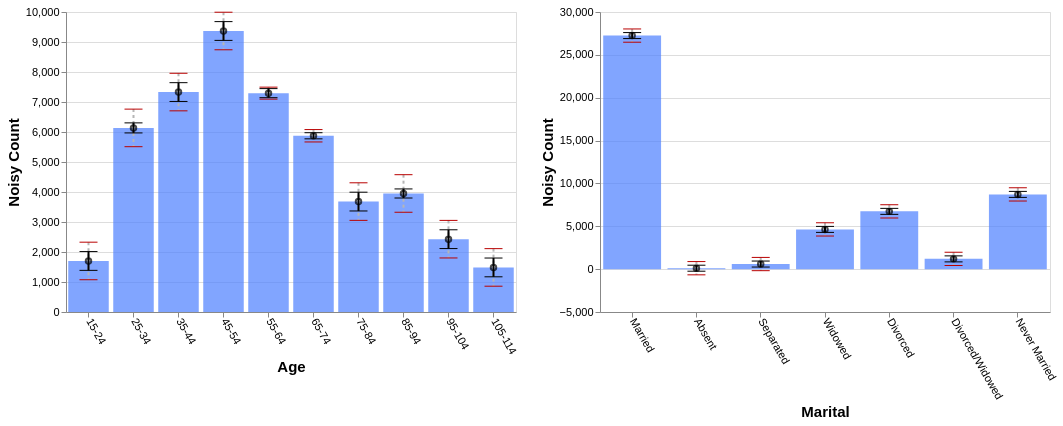

Source (Vega-Lite JSON):
### Vega-Lite specification from a JSON file in a GitHub repository (floating-point values rounded to 4 significant figures)
{"config": {"view": {"continuousWidth": 400, "continuousHeight": 300}, "axis": {"labelFontSize": 11, "titleFontSize": 15}, "axisBottom": {"labelAngle": 60}}, "hconcat": [{"layer": [{"mark": "bar", "encoding": {"color": {"value": "transparent"}, "tooltip": [{"aggregate": "sum", "field": "noisy_count", "title": "noisy count", "type": "quantitative"}, {"aggregate": "sum", "field": "noisy_count_prev", "title": "prev count", "type": "quantitative"}, {"aggregate": "sum", "field": "error", "title": "current error", "type": "quantitative"}, {"aggregate": "sum", "field": "error_prev", "title": "prev error", "type": "quantitative"}], "x": {"field": "age", "sort": null, "title": "Age", "type": "ordinal"}}, "height": 300, "selection": {"selector601": {"type": "interval", "encodings": ["x"]}}, "transform": [{"filter": {"selection": "selector602"}}], "width": 450}, {"mark": {"type": "bar", "color": "gray", "opacity": 0}, "encoding": {"x": {"field": "age", "sort": null, "title": "Age", "type": "ordinal"}, "y": {"aggregate": "sum", "field": "noisy_count_prev", "type": "quantitative"}}, "transform": [{"filter": {"selection": "selector602"}}]}, {"mark": {"type": "bar", "color": "#4C7FFF", "opacity": 0.7}, "encoding": {"x": {"field": "age", "sort": null, "title": "Age", "type": "ordinal"}, "y": {"aggregate": "sum", "field": "noisy_count", "type": "quantitative"}}, "transform": [{"filter": {"selection": "selector602"}}]}, {"mark": {"type": "point", "color": "black", "opacity": 0.7}, "encoding": {"x": {"field": "age", "sort": null, "title": "Age", "type": "ordinal"}, "y": {"aggregate": "sum", "field": "noisy_count", "title": "Noisy Count", "type": "quantitative"}}, "transform": [{"filter": {"selection": "selector602"}}]}, {"mark": {"type": "rule", "color": "#B6B6B6", "size": 2, "strokeDash": [3, 3]}, "encoding": {"x": {"field": "age", "sort": null, "title": "Age", "type": "ordinal"}, "y": {"aggregate": "sum", "field": "plus_error_prev_age", "title": "", "type": "quantitative"}, "y2": {"aggregate": "sum", "field": "minus_error_prev_age", "title": ""}}, "transform": [{"filter": {"selection": "selector602"}}]}, {"mark": {"type": "tick", "color": "#B90000", "size": 0, "strokeDash": [1, 1]}, "encoding": {"x": {"field": "age", "sort": null, "title": "Age", "type": "ordinal"}, "y": {"aggregate": "sum", "field": "plus_error_prev_age", "type": "quantitative"}}, "transform": [{"filter": {"selection": "selector602"}}]}, {"mark": {"type": "tick", "color": "#B90000", "size": 0, "strokeDash": [3, 1]}, "encoding": {"x": {"field": "age", "sort": null, "title": "Age", "type": "ordinal"}, "y": {"aggregate": "sum", "field": "minus_error_prev_age", "type": "quantitative"}}, "transform": [{"filter": {"selection": "selector602"}}]}, {"mark": {"type": "rule", "color": "black", "size": 2}, "encoding": {"x": {"field": "age", "sort": null, "title": "Age", "type": "ordinal"}, "y": {"aggregate": "sum", "field": "plus_error", "title": "", "type": "quantitative"}, "y2": {"aggregate": "sum", "field": "minus_error", "title": ""}}, "transform": [{"filter": {"selection": "selector602"}}]}, {"mark": {"type": "tick", "color": "black", "width": 0}, "encoding": {"x": {"field": "age", "sort": null, "title": "Age", "type": "ordinal"}, "y": {"aggregate": "sum", "field": "plus_error", "type": "quantitative"}}, "transform": [{"filter": {"selection": "selector602"}}]}, {"mark": {"type": "tick", "color": "black", "width": 0}, "encoding": {"x": {"field": "age", "sort": null, "title": "Age", "type": "ordinal"}, "y": {"aggregate": "sum", "field": "minus_error", "type": "quantitative"}}, "transform": [{"filter": {"selection": "selector602"}}]}]}, {"layer": [{"mark": "bar", "encoding": {"color": {"value": "transparent"}, "tooltip": [{"aggregate": "sum", "field": "noisy_count", "title": "noisy count", "type": "quantitative"}, {"aggregate": "sum", "field": "noisy_count_prev", "title": "prev count", "type": "quantitative"}, {"aggregate": "sum", "field": "error", "title": "current error", "type": "quantitative"}, {"aggregate": "sum", "field": "error_prev", "title": "prev error", "type": "quantitative"}], "x": {"field": "marital", "sort": null, "title": "Marital", "type": "ordinal"}}, "height": 300, "selection": {"selector602": {"type": "interval", "encodings": ["x"]}}, "transform": [{"filter": {"selection": "selector601"}}], "width": 450}, {"mark": {"type": "bar", "color": "gray", "opacity": 0}, "encoding": {"x": {"field": "marital", "sort": null, "title": "Marital", "type": "ordinal"}, "y": {"aggregate": "sum", "field": "noisy_count_prev", "type": "quantitative"}}, "transform": [{"filter": {"selection": "selector601"}}]}, {"mark": {"type": "bar", "color": "#4C7FFF", "opacity": 0.7}, "encoding": {"x": {"field": "marital", "sort": null, "title": "Marital", "type": "ordinal"}, "y": {"aggregate": "sum", "field": "noisy_count", "type": "quantitative"}}, "transform": [{"filter": {"selection": "selector601"}}]}, {"mark": {"type": "point", "color": "black", "opacity": 0.7}, "encoding": {"x": {"field": "marital", "sort": null, "title": "Marital", "type": "ordinal"}, "y": {"aggregate": "sum", "field": "noisy_count", "title": "Noisy Count", "type": "quantitative"}}, "transform": [{"filter": {"selection": "selector601"}}]}, {"mark": {"type": "rule", "color": "#B6B6B6", "size": 2, "strokeDash": [3, 3]}, "encoding": {"x": {"field": "marital", "sort": null, "title": "Marital", "type": "ordinal"}, "y": {"aggregate": "sum", "field": "plus_error_prev_marital", "title": "", "type": "quantitative"}, "y2": {"aggregate": "sum", "field": "minus_error_prev_marital", "title": ""}}, "transform": [{"filter": {"selection": "selector601"}}]}, {"mark": {"type": "tick", "color": "#B90000", "size": 0, "strokeDash": [1, 1]}, "encoding": {"x": {"field": "marital", "sort": null, "title": "Marital", "type": "ordinal"}, "y": {"aggregate": "sum", "field": "plus_error_prev_marital", "type": "quantitative"}}, "transform": [{"filter": {"selection": "selector601"}}]}, {"mark": {"type": "tick", "color": "#B90000", "size": 0, "strokeDash": [3, 1]}, "encoding": {"x": {"field": "marital", "sort": null, "title": "Marital", "type": "ordinal"}, "y": {"aggregate": "sum", "field": "minus_error_prev_marital", "type": "quantitative"}}, "transform": [{"filter": {"selection": "selector601"}}]}, {"mark": {"type": "rule", "color": "black", "size": 2}, "encoding": {"x": {"field": "marital", "sort": null, "title": "Marital", "type": "ordinal"}, "y": {"aggregate": "sum", "field": "plus_error", "title": "", "type": "quantitative"}, "y2": {"aggregate": "sum", "field": "minus_error", "title": ""}}, "transform": [{"filter": {"selection": "selector601"}}]}, {"mark": {"type": "tick", "color": "black", "width": 0}, "encoding": {"x": {"field": "marital", "sort": null, "title": "Marital", "type": "ordinal"}, "y": {"aggregate": "sum", "field": "plus_error", "type": "quantitative"}}, "transform": [{"filter": {"selection": "selector601"}}]}, {"mark": {"type": "tick", "color": "black", "width": 0}, "encoding": {"x": {"field": "marital", "sort": null, "title": "Marital", "type": "ordinal"}, "y": {"aggregate": "sum", "field": "minus_error", "type": "quantitative"}}, "transform": [{"filter": {"selection": "selector601"}}]}]}], "data": {"name": "data-17d5973e6595dff30efa16244267a38d"}, "$schema": "https://vega.github.io/schema/vega-lite/v4.17.0.json", "datasets": {"data-17d5973e6595dff30efa16244267a38d": [{"age": "15-24", "marital": "Married", "noisy_count": 379.7, "true_count": 295.0, "plus_error": 424.4, "minus_error": 335.0, "error": 44.7, "noisy_count_prev": 470.5, "true_count_prev": 295.0, "plus_error_prev": 559.9, "minus_error_prev": 381.1, "error_prev": 89.4, "plus_error_prev_age": 544.5, "minus_error_prev_age": 365.7, "plus_error_prev_marital": 542.0, "minus_error_prev_marital": 363.2}, {"age": "15-24", "marital": "Absent", "noisy_count": 16.3, "true_count": 13.0, "plus_error": 61.1, "minus_error": -28.4, "error": 44.7, "noisy_count_prev": 6.4, "true_count_prev": 13.0, "plus_error_prev": 95.8, "minus_error_prev": -83.1, "error_prev": 89.4, "plus_error_prev_age": 80.41, "minus_error_prev_age": -98.49, "plus_error_prev_marital": 92.3, "minus_error_prev_marital": -86.6}, {"age": "15-24", "marital": "Separated", "noisy_count": -6.4, "true_count": 18.0, "plus_error": 38.3, "minus_error": -51.1, "error": 44.7, "noisy_count_prev": -23.8, "true_count_prev": 18.0, "plus_error_prev": 65.6, "minus_error_prev": -113.2, "error_prev": 89.4, "plus_error_prev_age": 50.21, "minus_error_prev_age": -128.6, "plus_error_prev_marital": 75.01, "minus_error_prev_marital": -103.8}, {"age": "15-24", "marital": "Widowed", "noisy_count": -8.5, "true_count": 2.0, "plus_error": 36.2, "minus_error": -53.3, "error": 44.7, "noisy_count_prev": 44.5, "true_count_prev": 2.0, "plus_error_prev": 133.9, "minus_error_prev": -44.9, "error_prev": 89.4, "plus_error_prev_age": 118.5, "minus_error_prev_age": -60.29, "plus_error_prev_marital": 128.7, "minus_error_prev_marital": -50.09}, {"age": "15-24", "marital": "Divorced", "noisy_count": 114.7, "true_count": 22.0, "plus_error": 159.4, "minus_error": 70.0, "error": 44.7, "noisy_count_prev": 67.2, "true_count_prev": 22.0, "plus_error_prev": 156.7, "minus_error_prev": -22.2, "error_prev": 89.4, "plus_error_prev_age": 141.3, "minus_error_prev_age": -37.59, "plus_error_prev_marital": 161.3, "minus_error_prev_marital": -17.64}, {"age": "15-24", "marital": "Divorced/Widowed", "noisy_count": 22.6, "true_count": 16.0, "plus_error": 67.3, "minus_error": -22.2, "error": 44.7, "noisy_count_prev": 79.4, "true_count_prev": 16.0, "plus_error_prev": 168.9, "minus_error_prev": -10.0, "error_prev": 89.4, "plus_error_prev_age": 153.5, "minus_error_prev_age": -25.39, "plus_error_prev_marital": 134.2, "minus_error_prev_marital": -44.73}, {"age": "15-24", "marital": "Never Married", "noisy_count": 1183.0, "true_count": 1190.0, "plus_error": 1228.0, "minus_error": 1138.0, "error": 44.7, "noisy_count_prev": 1165.0, "true_count_prev": 1190.0, "plus_error_prev": 1254.0, "minus_error_prev": 1076.0, "error_prev": 89.4, "plus_error_prev_age": 1239.0, "minus_error_prev_age": 1060.0, "plus_error_prev_marital": 1224.0, "minus_error_prev_marital": 1046.0}, {"age": "25-34", "marital": "Married", "noisy_count": 2803.0, "true_count": 2764.0, "plus_error": 2827.0, "minus_error": 2779.0, "error": 23.9, "noisy_count_prev": 2924.0, "true_count_prev": 2764.0, "plus_error_prev": 3013.0, "minus_error_prev": 2834.0, "error_prev": 89.4, "plus_error_prev_age": 3016.0, "minus_error_prev_age": 2837.0, "plus_error_prev_marital": 2995.0, "minus_error_prev_marital": 2817.0}, {"age": "25-34", "marital": "Absent", "noisy_count": 8.0, "true_count": 33.0, "plus_error": 31.9, "minus_error": -15.9, "error": 23.9, "noisy_count_prev": 4.3, "true_count_prev": 33.0, "plus_error_prev": 93.7, "minus_error_prev": -85.2, "error_prev": 89.4, "plus_error_prev_age": 96.6, "minus_error_prev_age": -82.3, "plus_error_prev_marital": 90.2, "minus_error_prev_marital": -88.7}, {"age": "25-34", "marital": "Separated", "noisy_count": 73.8, "true_count": 77.0, "plus_error": 97.7, "minus_error": 49.9, "error": 23.9, "noisy_count_prev": 158.1, "true_count_prev": 77.0, "plus_error_prev": 247.5, "minus_error_prev": 68.6, "error_prev": 89.4, "plus_error_prev_age": 250.4, "minus_error_prev_age": 71.5, "plus_error_prev_marital": 256.9, "minus_error_prev_marital": 78.01}, {"age": "25-34", "marital": "Widowed", "noisy_count": -15.6, "true_count": 11.0, "plus_error": 8.3, "minus_error": -39.5, "error": 23.9, "noisy_count_prev": -151.2, "true_count_prev": 11.0, "plus_error_prev": -61.8, "minus_error_prev": -240.7, "error_prev": 89.4, "plus_error_prev_age": -58.9, "minus_error_prev_age": -237.8, "plus_error_prev_marital": -66.99, "minus_error_prev_marital": -245.9}, {"age": "25-34", "marital": "Divorced", "noisy_count": 330.4, "true_count": 372.0, "plus_error": 354.3, "minus_error": 306.5, "error": 23.9, "noisy_count_prev": 217.4, "true_count_prev": 372.0, "plus_error_prev": 306.8, "minus_error_prev": 127.9, "error_prev": 89.4, "plus_error_prev_age": 309.7, "minus_error_prev_age": 130.8, "plus_error_prev_marital": 311.4, "minus_error_prev_marital": 132.5}, {"age": "25-34", "marital": "Divorced/Widowed", "noisy_count": 220.5, "true_count": 189.0, "plus_error": 244.5, "minus_error": 196.6, "error": 23.9, "noisy_count_prev": 218.7, "true_count_prev": 189.0, "plus_error_prev": 308.1, "minus_error_prev": 129.2, "error_prev": 89.4, "plus_error_prev_age": 311.0, "minus_error_prev_age": 132.1, "plus_error_prev_marital": 273.4, "minus_error_prev_marital": 94.47}, {"age": "25-34", "marital": "Never Married", "noisy_count": 2716.0, "true_count": 2691.0, "plus_error": 2740.0, "minus_error": 2692.0, "error": 23.9, "noisy_count_prev": 2745.0, "true_count_prev": 2691.0, "plus_error_prev": 2835.0, "minus_error_prev": 2656.0, "error_prev": 89.4, "plus_error_prev_age": 2838.0, "minus_error_prev_age": 2659.0, "plus_error_prev_marital": 2805.0, "minus_error_prev_marital": 2626.0}, {"age": "35-44", "marital": "Married", "noisy_count": 4308.0, "true_count": 4273.0, "plus_error": 4353.0, "minus_error": 4263.0, "error": 44.7, "noisy_count_prev": 4343.0, "true_count_prev": 4273.0, "plus_error_prev": 4433.0, "minus_error_prev": 4254.0, "error_prev": 89.4, "plus_error_prev_age": 4409.0, "minus_error_prev_age": 4230.0, "plus_error_prev_marital": 4415.0, "minus_error_prev_marital": 4236.0}, {"age": "35-44", "marital": "Absent", "noisy_count": 106.8, "true_count": 31.0, "plus_error": 151.5, "minus_error": 62.1, "error": 44.7, "noisy_count_prev": 94.1, "true_count_prev": 31.0, "plus_error_prev": 183.5, "minus_error_prev": 4.6, "error_prev": 89.4, "plus_error_prev_age": 159.6, "minus_error_prev_age": -19.27, "plus_error_prev_marital": 180.0, "minus_error_prev_marital": 1.1}, {"age": "35-44", "marital": "Separated", "noisy_count": 69.8, "true_count": 96.0, "plus_error": 114.5, "minus_error": 25.1, "error": 44.7, "noisy_count_prev": -63.1, "true_count_prev": 96.0, "plus_error_prev": 26.4, "minus_error_prev": -152.5, "error_prev": 89.4, "plus_error_prev_age": 2.529, "minus_error_prev_age": -176.4, "plus_error_prev_marital": 35.81, "minus_error_prev_marital": -143.1}, {"age": "35-44", "marital": "Widowed", "noisy_count": 47.0, "true_count": 57.0, "plus_error": 91.7, "minus_error": 2.3, "error": 44.7, "noisy_count_prev": 142.1, "true_count_prev": 57.0, "plus_error_prev": 231.6, "minus_error_prev": 52.7, "error_prev": 89.4, "plus_error_prev_age": 207.7, "minus_error_prev_age": 28.83, "plus_error_prev_marital": 226.4, "minus_error_prev_marital": 47.51}, {"age": "35-44", "marital": "Divorced", "noisy_count": 893.4, "true_count": 905.0, "plus_error": 938.1, "minus_error": 848.6, "error": 44.7, "noisy_count_prev": 872.4, "true_count_prev": 905.0, "plus_error_prev": 961.9, "minus_error_prev": 783.0, "error_prev": 89.4, "plus_error_prev_age": 938.0, "minus_error_prev_age": 759.1, "plus_error_prev_marital": 966.5, "minus_error_prev_marital": 787.6}, {"age": "35-44", "marital": "Divorced/Widowed", "noisy_count": 261.8, "true_count": 286.0, "plus_error": 306.5, "minus_error": 217.0, "error": 44.7, "noisy_count_prev": 310.7, "true_count_prev": 286.0, "plus_error_prev": 400.1, "minus_error_prev": 221.3, "error_prev": 89.4, "plus_error_prev_age": 376.2, "minus_error_prev_age": 197.4, "plus_error_prev_marital": 365.4, "minus_error_prev_marital": 186.6}, {"age": "35-44", "marital": "Never Married", "noisy_count": 1645.0, "true_count": 1684.0, "plus_error": 1689.0, "minus_error": 1600.0, "error": 44.7, "noisy_count_prev": 1799.0, "true_count_prev": 1684.0, "plus_error_prev": 1888.0, "minus_error_prev": 1710.0, "error_prev": 89.4, "plus_error_prev_age": 1865.0, "minus_error_prev_age": 1686.0, "plus_error_prev_marital": 1858.0, "minus_error_prev_marital": 1680.0}, {"age": "45-54", "marital": "Married", "noisy_count": 5526.0, "true_count": 5589.0, "plus_error": 5570.0, "minus_error": 5481.0, "error": 44.7, "noisy_count_prev": 5542.0, "true_count_prev": 5589.0, "plus_error_prev": 5632.0, "minus_error_prev": 5453.0, "error_prev": 89.4, "plus_error_prev_age": 5637.0, "minus_error_prev_age": 5458.0, "plus_error_prev_marital": 5614.0, "minus_error_prev_marital": 5435.0}, {"age": "45-54", "marital": "Absent", "noisy_count": 81.8, "true_count": 27.0, "plus_error": 126.5, "minus_error": 37.0, "error": 44.7, "noisy_count_prev": 87.5, "true_count_prev": 27.0, "plus_error_prev": 176.9, "minus_error_prev": -1.9, "error_prev": 89.4, "plus_error_prev_age": 182.5, "minus_error_prev_age": 3.671, "plus_error_prev_marital": 173.4, "minus_error_prev_marital": -5.4}, {"age": "45-54", "marital": "Separated", "noisy_count": 184.3, "true_count": 156.0, "plus_error": 229.0, "minus_error": 139.6, "error": 44.7, "noisy_count_prev": 154.6, "true_count_prev": 156.0, "plus_error_prev": 244.0, "minus_error_prev": 65.1, "error_prev": 89.4, "plus_error_prev_age": 249.6, "minus_error_prev_age": 70.67, "plus_error_prev_marital": 253.4, "minus_error_prev_marital": 74.51}, {"age": "45-54", "marital": "Widowed", "noisy_count": 129.8, "true_count": 143.0, "plus_error": 174.5, "minus_error": 85.1, "error": 44.7, "noisy_count_prev": 168.5, "true_count_prev": 143.0, "plus_error_prev": 257.9, "minus_error_prev": 79.0, "error_prev": 89.4, "plus_error_prev_age": 263.5, "minus_error_prev_age": 84.57, "plus_error_prev_marital": 252.7, "minus_error_prev_marital": 73.81}, {"age": "45-54", "marital": "Divorced", "noisy_count": 1660.0, "true_count": 1715.0, "plus_error": 1704.0, "minus_error": 1615.0, "error": 44.7, "noisy_count_prev": 1536.0, "true_count_prev": 1715.0, "plus_error_prev": 1625.0, "minus_error_prev": 1446.0, "error_prev": 89.4, "plus_error_prev_age": 1631.0, "minus_error_prev_age": 1452.0, "plus_error_prev_marital": 1630.0, "minus_error_prev_marital": 1451.0}, {"age": "45-54", "marital": "Divorced/Widowed", "noisy_count": 344.7, "true_count": 379.0, "plus_error": 389.4, "minus_error": 300.0, "error": 44.7, "noisy_count_prev": 416.7, "true_count_prev": 379.0, "plus_error_prev": 506.2, "minus_error_prev": 327.3, "error_prev": 89.4, "plus_error_prev_age": 511.8, "minus_error_prev_age": 332.9, "plus_error_prev_marital": 471.5, "minus_error_prev_marital": 292.6}, {"age": "45-54", "marital": "Never Married", "noisy_count": 1441.0, "true_count": 1324.0, "plus_error": 1486.0, "minus_error": 1396.0, "error": 44.7, "noisy_count_prev": 1423.0, "true_count_prev": 1324.0, "plus_error_prev": 1512.0, "minus_error_prev": 1333.0, "error_prev": 89.4, "plus_error_prev_age": 1518.0, "minus_error_prev_age": 1339.0, "plus_error_prev_marital": 1482.0, "minus_error_prev_marital": 1303.0}, {"age": "55-64", "marital": "Married", "noisy_count": 4525.0, "true_count": 4513.0, "plus_error": 4547.0, "minus_error": 4504.0, "error": 21.6, "noisy_count_prev": 4524.0, "true_count_prev": 4513.0, "plus_error_prev": 4552.0, "minus_error_prev": 4495.0, "error_prev": 28.5, "plus_error_prev_age": 4553.0, "minus_error_prev_age": 4495.0, "plus_error_prev_marital": 4534.0, "minus_error_prev_marital": 4477.0}, {"age": "55-64", "marital": "Absent", "noisy_count": 36.6, "true_count": 10.0, "plus_error": 58.2, "minus_error": 14.9, "error": 21.6, "noisy_count_prev": 20.9, "true_count_prev": 10.0, "plus_error_prev": 49.5, "minus_error_prev": -7.6, "error_prev": 28.5, "plus_error_prev_age": 49.99, "minus_error_prev_age": -7.114, "plus_error_prev_marital": 46.0, "minus_error_prev_marital": -11.1}, {"age": "55-64", "marital": "Separated", "noisy_count": 83.7, "true_count": 106.0, "plus_error": 105.3, "minus_error": 62.0, "error": 21.6, "noisy_count_prev": 102.7, "true_count_prev": 106.0, "plus_error_prev": 131.3, "minus_error_prev": 74.2, "error_prev": 28.5, "plus_error_prev_age": 131.8, "minus_error_prev_age": 74.69, "plus_error_prev_marital": 140.7, "minus_error_prev_marital": 83.61}, {"age": "55-64", "marital": "Widowed", "noisy_count": 207.8, "true_count": 210.0, "plus_error": 229.4, "minus_error": 186.2, "error": 21.6, "noisy_count_prev": 202.3, "true_count_prev": 210.0, "plus_error_prev": 230.8, "minus_error_prev": 173.7, "error_prev": 28.5, "plus_error_prev_age": 231.3, "minus_error_prev_age": 174.2, "plus_error_prev_marital": 225.6, "minus_error_prev_marital": 168.5}, {"age": "55-64", "marital": "Divorced", "noisy_count": 1508.0, "true_count": 1509.0, "plus_error": 1530.0, "minus_error": 1486.0, "error": 21.6, "noisy_count_prev": 1509.0, "true_count_prev": 1509.0, "plus_error_prev": 1537.0, "minus_error_prev": 1480.0, "error_prev": 28.5, "plus_error_prev_age": 1538.0, "minus_error_prev_age": 1481.0, "plus_error_prev_marital": 1542.0, "minus_error_prev_marital": 1485.0}, {"age": "55-64", "marital": "Divorced/Widowed", "noisy_count": 196.7, "true_count": 241.0, "plus_error": 218.3, "minus_error": 175.1, "error": 21.6, "noisy_count_prev": 181.2, "true_count_prev": 241.0, "plus_error_prev": 209.8, "minus_error_prev": 152.7, "error_prev": 28.5, "plus_error_prev_age": 210.3, "minus_error_prev_age": 153.2, "plus_error_prev_marital": 175.1, "minus_error_prev_marital": 118.0}, {"age": "55-64", "marital": "Never Married", "noisy_count": 737.5, "true_count": 730.0, "plus_error": 759.1, "minus_error": 715.9, "error": 21.6, "noisy_count_prev": 752.7, "true_count_prev": 730.0, "plus_error_prev": 781.2, "minus_error_prev": 724.2, "error_prev": 28.5, "plus_error_prev_age": 781.7, "minus_error_prev_age": 724.7, "plus_error_prev_marital": 751.3, "minus_error_prev_marital": 694.3}, {"age": "65-74", "marital": "Married", "noisy_count": 3654.0, "true_count": 3666.0, "plus_error": 3669.0, "minus_error": 3640.0, "error": 14.6, "noisy_count_prev": 3660.0, "true_count_prev": 3666.0, "plus_error_prev": 3689.0, "minus_error_prev": 3630.0, "error_prev": 29.5, "plus_error_prev_age": 3693.0, "minus_error_prev_age": 3634.0, "plus_error_prev_marital": 3671.0, "minus_error_prev_marital": 3612.0}, {"age": "65-74", "marital": "Absent", "noisy_count": 5.7, "true_count": 1.0, "plus_error": 20.2, "minus_error": -8.9, "error": 14.6, "noisy_count_prev": -32.4, "true_count_prev": 1.0, "plus_error_prev": -2.9, "minus_error_prev": -61.9, "error_prev": 29.5, "plus_error_prev_age": 0.7429, "minus_error_prev_age": -58.26, "plus_error_prev_marital": -6.4, "minus_error_prev_marital": -65.4}, {"age": "65-74", "marital": "Separated", "noisy_count": 79.7, "true_count": 84.0, "plus_error": 94.3, "minus_error": 65.1, "error": 14.6, "noisy_count_prev": 93.0, "true_count_prev": 84.0, "plus_error_prev": 122.5, "minus_error_prev": 63.5, "error_prev": 29.5, "plus_error_prev_age": 126.1, "minus_error_prev_age": 67.14, "plus_error_prev_marital": 131.9, "minus_error_prev_marital": 72.91}, {"age": "65-74", "marital": "Widowed", "noisy_count": 410.7, "true_count": 406.0, "plus_error": 425.2, "minus_error": 396.1, "error": 14.6, "noisy_count_prev": 387.9, "true_count_prev": 406.0, "plus_error_prev": 417.4, "minus_error_prev": 358.5, "error_prev": 29.5, "plus_error_prev_age": 421.0, "minus_error_prev_age": 362.1, "plus_error_prev_marital": 412.2, "minus_error_prev_marital": 353.3}, {"age": "65-74", "marital": "Divorced", "noisy_count": 1167.0, "true_count": 1161.0, "plus_error": 1181.0, "minus_error": 1152.0, "error": 14.6, "noisy_count_prev": 1154.0, "true_count_prev": 1161.0, "plus_error_prev": 1183.0, "minus_error_prev": 1124.0, "error_prev": 29.5, "plus_error_prev_age": 1187.0, "minus_error_prev_age": 1128.0, "plus_error_prev_marital": 1188.0, "minus_error_prev_marital": 1129.0}, {"age": "65-74", "marital": "Divorced/Widowed", "noisy_count": 140.0, "true_count": 150.0, "plus_error": 154.5, "minus_error": 125.4, "error": 14.6, "noisy_count_prev": 155.1, "true_count_prev": 150.0, "plus_error_prev": 184.6, "minus_error_prev": 125.6, "error_prev": 29.5, "plus_error_prev_age": 188.2, "minus_error_prev_age": 129.2, "plus_error_prev_marital": 149.9, "minus_error_prev_marital": 90.87}, {"age": "65-74", "marital": "Never Married", "noisy_count": 417.6, "true_count": 399.0, "plus_error": 432.2, "minus_error": 403.0, "error": 14.6, "noisy_count_prev": 432.1, "true_count_prev": 399.0, "plus_error_prev": 461.6, "minus_error_prev": 402.7, "error_prev": 29.5, "plus_error_prev_age": 465.2, "minus_error_prev_age": 406.3, "plus_error_prev_marital": 431.7, "minus_error_prev_marital": 372.8}, {"age": "75-84", "marital": "Married", "noisy_count": 2360.0, "true_count": 2360.0, "plus_error": 2405.0, "minus_error": 2315.0, "error": 44.7, "noisy_count_prev": 2321.0, "true_count_prev": 2360.0, "plus_error_prev": 2410.0, "minus_error_prev": 2232.0, "error_prev": 89.4, "plus_error_prev_age": 2387.0, "minus_error_prev_age": 2208.0, "plus_error_prev_marital": 2392.0, "minus_error_prev_marital": 2214.0}, {"age": "75-84", "marital": "Absent", "noisy_count": -58.3, "true_count": 2.0, "plus_error": -13.5, "minus_error": -103.0, "error": 44.7, "noisy_count_prev": -79.5, "true_count_prev": 2.0, "plus_error_prev": 10.0, "minus_error_prev": -168.9, "error_prev": 89.4, "plus_error_prev_age": -13.29, "minus_error_prev_age": -192.2, "plus_error_prev_marital": 6.5, "minus_error_prev_marital": -172.4}, {"age": "75-84", "marital": "Separated", "noisy_count": 32.1, "true_count": 56.0, "plus_error": 76.8, "minus_error": -12.6, "error": 44.7, "noisy_count_prev": 114.9, "true_count_prev": 56.0, "plus_error_prev": 204.4, "minus_error_prev": 25.5, "error_prev": 89.4, "plus_error_prev_age": 181.1, "minus_error_prev_age": 2.214, "plus_error_prev_marital": 213.8, "minus_error_prev_marital": 34.91}, {"age": "75-84", "marital": "Widowed", "noisy_count": 588.2, "true_count": 638.0, "plus_error": 633.0, "minus_error": 543.5, "error": 44.7, "noisy_count_prev": 538.8, "true_count_prev": 638.0, "plus_error_prev": 628.3, "minus_error_prev": 449.4, "error_prev": 89.4, "plus_error_prev_age": 605.0, "minus_error_prev_age": 426.1, "plus_error_prev_marital": 623.1, "minus_error_prev_marital": 444.2}, {"age": "75-84", "marital": "Divorced", "noisy_count": 497.1, "true_count": 592.0, "plus_error": 541.8, "minus_error": 452.4, "error": 44.7, "noisy_count_prev": 635.4, "true_count_prev": 592.0, "plus_error_prev": 724.9, "minus_error_prev": 546.0, "error_prev": 89.4, "plus_error_prev_age": 701.6, "minus_error_prev_age": 522.7, "plus_error_prev_marital": 729.5, "minus_error_prev_marital": 550.6}, {"age": "75-84", "marital": "Divorced/Widowed", "noisy_count": 87.0, "true_count": 72.0, "plus_error": 131.7, "minus_error": 42.3, "error": 44.7, "noisy_count_prev": 139.8, "true_count_prev": 72.0, "plus_error_prev": 229.3, "minus_error_prev": 50.4, "error_prev": 89.4, "plus_error_prev_age": 206.0, "minus_error_prev_age": 27.11, "plus_error_prev_marital": 194.6, "minus_error_prev_marital": 15.67}, {"age": "75-84", "marital": "Never Married", "noisy_count": 174.5, "true_count": 189.0, "plus_error": 219.2, "minus_error": 129.8, "error": 44.7, "noisy_count_prev": 173.3, "true_count_prev": 189.0, "plus_error_prev": 262.7, "minus_error_prev": 83.9, "error_prev": 89.4, "plus_error_prev_age": 239.4, "minus_error_prev_age": 60.61, "plus_error_prev_marital": 232.8, "minus_error_prev_marital": 53.99}, {"age": "85-94", "marital": "Married", "noisy_count": 2146.0, "true_count": 2152.0, "plus_error": 2167.0, "minus_error": 2124.0, "error": 21.6, "noisy_count_prev": 2188.0, "true_count_prev": 2152.0, "plus_error_prev": 2277.0, "minus_error_prev": 2098.0, "error_prev": 89.4, "plus_error_prev_age": 2247.0, "minus_error_prev_age": 2068.0, "plus_error_prev_marital": 2259.0, "minus_error_prev_marital": 2080.0}, {"age": "85-94", "marital": "Absent", "noisy_count": -17.2, "true_count": 0.0, "plus_error": 4.4, "minus_error": -38.8, "error": 21.6, "noisy_count_prev": -60.4, "true_count_prev": 0.0, "plus_error_prev": 29.1, "minus_error_prev": -149.8, "error_prev": 89.4, "plus_error_prev_age": -1.257, "minus_error_prev_age": -180.2, "plus_error_prev_marital": 25.6, "minus_error_prev_marital": -153.3}, {"age": "85-94", "marital": "Separated", "noisy_count": 54.5, "true_count": 52.0, "plus_error": 76.1, "minus_error": 32.9, "error": 21.6, "noisy_count_prev": 17.1, "true_count_prev": 52.0, "plus_error_prev": 106.6, "minus_error_prev": -72.3, "error_prev": 89.4, "plus_error_prev_age": 76.24, "minus_error_prev_age": -102.7, "plus_error_prev_marital": 116.0, "minus_error_prev_marital": -62.89}, {"age": "85-94", "marital": "Widowed", "noisy_count": 1257.0, "true_count": 1211.0, "plus_error": 1278.0, "minus_error": 1235.0, "error": 21.6, "noisy_count_prev": 1398.0, "true_count_prev": 1211.0, "plus_error_prev": 1488.0, "minus_error_prev": 1309.0, "error_prev": 89.4, "plus_error_prev_age": 1457.0, "minus_error_prev_age": 1278.0, "plus_error_prev_marital": 1482.0, "minus_error_prev_marital": 1304.0}, {"age": "85-94", "marital": "Divorced", "noisy_count": 401.7, "true_count": 390.0, "plus_error": 423.3, "minus_error": 380.1, "error": 21.6, "noisy_count_prev": 440.3, "true_count_prev": 390.0, "plus_error_prev": 529.8, "minus_error_prev": 350.9, "error_prev": 89.4, "plus_error_prev_age": 499.4, "minus_error_prev_age": 320.5, "plus_error_prev_marital": 534.4, "minus_error_prev_marital": 355.5}, {"age": "85-94", "marital": "Divorced/Widowed", "noisy_count": -67.0, "true_count": 50.0, "plus_error": -45.4, "minus_error": -88.6, "error": 21.6, "noisy_count_prev": 6.0, "true_count_prev": 50.0, "plus_error_prev": 95.5, "minus_error_prev": -83.4, "error_prev": 89.4, "plus_error_prev_age": 65.14, "minus_error_prev_age": -113.8, "plus_error_prev_marital": 60.77, "minus_error_prev_marital": -118.1}, {"age": "85-94", "marital": "Never Married", "noisy_count": 176.8, "true_count": 182.0, "plus_error": 198.4, "minus_error": 155.2, "error": 21.6, "noisy_count_prev": 174.8, "true_count_prev": 182.0, "plus_error_prev": 264.2, "minus_error_prev": 85.4, "error_prev": 89.4, "plus_error_prev_age": 233.8, "minus_error_prev_age": 55.04, "plus_error_prev_marital": 234.3, "minus_error_prev_marital": 55.49}, {"age": "95-104", "marital": "Married", "noisy_count": 1054.0, "true_count": 1055.0, "plus_error": 1099.0, "minus_error": 1010.0, "error": 44.7, "noisy_count_prev": 978.0, "true_count_prev": 1055.0, "plus_error_prev": 1067.0, "minus_error_prev": 888.5, "error_prev": 89.4, "plus_error_prev_age": 1044.0, "minus_error_prev_age": 865.3, "plus_error_prev_marital": 1050.0, "minus_error_prev_marital": 870.6}, {"age": "95-104", "marital": "Absent", "noisy_count": -64.9, "true_count": 0.0, "plus_error": -20.1, "minus_error": -109.6, "error": 44.7, "noisy_count_prev": 74.7, "true_count_prev": 0.0, "plus_error_prev": 164.1, "minus_error_prev": -14.8, "error_prev": 89.4, "plus_error_prev_age": 140.9, "minus_error_prev_age": -38.04, "plus_error_prev_marital": 160.6, "minus_error_prev_marital": -18.3}, {"age": "95-104", "marital": "Separated", "noisy_count": -1.7, "true_count": 41.0, "plus_error": 43.0, "minus_error": -46.4, "error": 44.7, "noisy_count_prev": -74.3, "true_count_prev": 41.0, "plus_error_prev": 15.1, "minus_error_prev": -163.8, "error_prev": 89.4, "plus_error_prev_age": -8.143, "minus_error_prev_age": -187.0, "plus_error_prev_marital": 24.51, "minus_error_prev_marital": -154.4}, {"age": "95-104", "marital": "Widowed", "noisy_count": 1144.0, "true_count": 1174.0, "plus_error": 1188.0, "minus_error": 1099.0, "error": 44.7, "noisy_count_prev": 1130.0, "true_count_prev": 1174.0, "plus_error_prev": 1219.0, "minus_error_prev": 1040.0, "error_prev": 89.4, "plus_error_prev_age": 1196.0, "minus_error_prev_age": 1017.0, "plus_error_prev_marital": 1214.0, "minus_error_prev_marital": 1035.0}, {"age": "95-104", "marital": "Divorced", "noisy_count": 145.6, "true_count": 140.0, "plus_error": 190.3, "minus_error": 100.9, "error": 44.7, "noisy_count_prev": 229.5, "true_count_prev": 140.0, "plus_error_prev": 319.0, "minus_error_prev": 140.1, "error_prev": 89.4, "plus_error_prev_age": 295.8, "minus_error_prev_age": 116.9, "plus_error_prev_marital": 323.6, "minus_error_prev_marital": 144.7}, {"age": "95-104", "marital": "Divorced/Widowed", "noisy_count": -14.8, "true_count": 16.0, "plus_error": 29.9, "minus_error": -59.5, "error": 44.7, "noisy_count_prev": -43.1, "true_count_prev": 16.0, "plus_error_prev": 46.4, "minus_error_prev": -132.5, "error_prev": 89.4, "plus_error_prev_age": 23.16, "minus_error_prev_age": -155.7, "plus_error_prev_marital": 11.67, "minus_error_prev_marital": -167.2}, {"age": "95-104", "marital": "Never Married", "noisy_count": 165.5, "true_count": 119.0, "plus_error": 210.2, "minus_error": 120.7, "error": 44.7, "noisy_count_prev": 295.8, "true_count_prev": 119.0, "plus_error_prev": 385.2, "minus_error_prev": 206.3, "error_prev": 89.4, "plus_error_prev_age": 362.0, "minus_error_prev_age": 183.1, "plus_error_prev_marital": 355.3, "minus_error_prev_marital": 176.4}, {"age": "105-114", "marital": "Married", "noisy_count": 493.8, "true_count": 398.0, "plus_error": 538.5, "minus_error": 449.1, "error": 44.7, "noisy_count_prev": 478.5, "true_count_prev": 398.0, "plus_error_prev": 567.9, "minus_error_prev": 389.0, "error_prev": 89.4, "plus_error_prev_age": 561.1, "minus_error_prev_age": 382.2, "plus_error_prev_marital": 550.0, "minus_error_prev_marital": 371.1}, {"age": "105-114", "marital": "Absent", "noisy_count": -4.7, "true_count": 0.0, "plus_error": 40.0, "minus_error": -49.4, "error": 44.7, "noisy_count_prev": 29.5, "true_count_prev": 0.0, "plus_error_prev": 119.0, "minus_error_prev": -59.9, "error_prev": 89.4, "plus_error_prev_age": 112.2, "minus_error_prev_age": -66.7, "plus_error_prev_marital": 115.5, "minus_error_prev_marital": -63.4}, {"age": "105-114", "marital": "Separated", "noisy_count": 25.2, "true_count": 25.0, "plus_error": 69.9, "minus_error": -19.5, "error": 44.7, "noisy_count_prev": 21.7, "true_count_prev": 25.0, "plus_error_prev": 111.1, "minus_error_prev": -67.7, "error_prev": 89.4, "plus_error_prev_age": 104.3, "minus_error_prev_age": -74.5, "plus_error_prev_marital": 120.5, "minus_error_prev_marital": -58.29}, {"age": "105-114", "marital": "Widowed", "noisy_count": 877.6, "true_count": 881.0, "plus_error": 922.3, "minus_error": 832.9, "error": 44.7, "noisy_count_prev": 828.4, "true_count_prev": 881.0, "plus_error_prev": 917.8, "minus_error_prev": 738.9, "error_prev": 89.4, "plus_error_prev_age": 911.0, "minus_error_prev_age": 732.1, "plus_error_prev_marital": 912.6, "minus_error_prev_marital": 733.7}, {"age": "105-114", "marital": "Divorced", "noisy_count": 23.4, "true_count": 44.0, "plus_error": 68.1, "minus_error": -21.3, "error": 44.7, "noisy_count_prev": 35.1, "true_count_prev": 44.0, "plus_error_prev": 124.5, "minus_error_prev": -54.3, "error_prev": 89.4, "plus_error_prev_age": 117.7, "minus_error_prev_age": -61.1, "plus_error_prev_marital": 129.1, "minus_error_prev_marital": -49.74}, {"age": "105-114", "marital": "Divorced/Widowed", "noisy_count": 6.6, "true_count": 4.0, "plus_error": 51.3, "minus_error": -38.1, "error": 44.7, "noisy_count_prev": 80.9, "true_count_prev": 4.0, "plus_error_prev": 170.3, "minus_error_prev": -8.6, "error_prev": 89.4, "plus_error_prev_age": 163.5, "minus_error_prev_age": -15.4, "plus_error_prev_marital": 135.6, "minus_error_prev_marital": -43.33}, {"age": "105-114", "marital": "Never Married", "noisy_count": 64.3, "true_count": 49.0, "plus_error": 109.0, "minus_error": 19.6, "error": 44.7, "noisy_count_prev": 59.7, "true_count_prev": 49.0, "plus_error_prev": 149.1, "minus_error_prev": -29.8, "error_prev": 89.4, "plus_error_prev_age": 142.3, "minus_error_prev_age": -36.6, "plus_error_prev_marital": 119.2, "minus_error_prev_marital": -59.71}]}}
